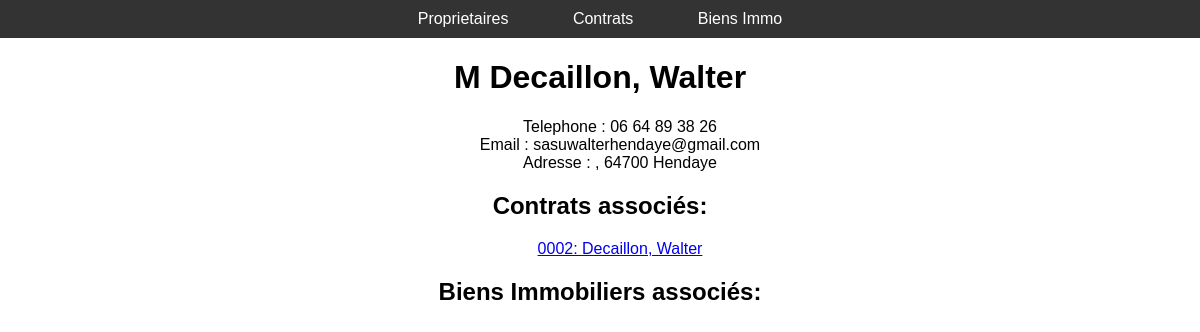
Page /detail-proprietaires/2/ on the earlier database version.
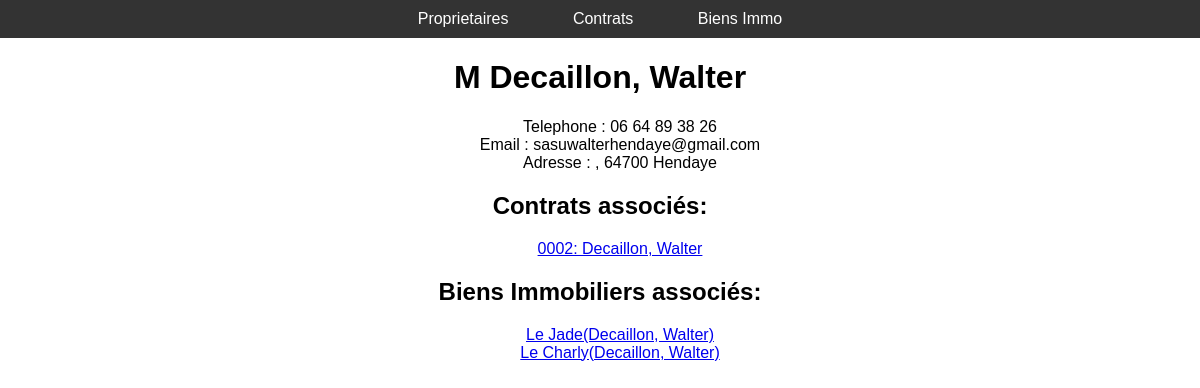
Same page on the later database version.
### copal_manager/models.py (models this page shows)
class Contrat(models.Model):
    def __str__(self):
        return self.numero_contrat + ": " + str(self.proprietaire)
    numero_contrat=models.CharField(max_length=5, blank = True)
    proprietaire = models.ForeignKey(Proprietaire, on_delete=models.CASCADE)
    date_debut = models.DateField()
    date_fin = models.DateField(null = True, blank = True)
    frais_gestion = models.DecimalField(max_digits=10, decimal_places=2)

class Proprietaire(models.Model):
    def __str__(self):
        return self.nom + ", " + self.prenom
    CHOICES = [('M', 'Monsieur'),('Mme', 'Madame')]
    civilite = models.CharField(max_length=4, choices=CHOICES, default="M")
    nom = models.CharField(max_length=50)
    prenom = models.CharField(max_length=50)
    telephone = models.CharField(max_length=20)
    email = models.EmailField()
    addresse = models.CharField(max_length=50)
    code_postal = models.CharField(max_length=10)
    ville = models.CharField(max_length=20)

class BienImmobilier(models.Model):
    def __str__(self):
        return self.nom + "(" + str(self.proprietaire) + ")"
    proprietaire = models.ForeignKey(Proprietaire, on_delete=models.CASCADE)
    nom = models.CharField(max_length=20)
    adresse = models.CharField(max_length=50)
    code_postal = models.CharField(max_length=10)
    ville = models.CharField(max_length=20)
    taille = models.DecimalField(max_digits=10, decimal_places=2)
    type_bien = models.CharField(max_length=50)

### copal_manager/views.py (the view)
# urls.py: path('detail-proprietaires/<int:proprietaire_id>/', views.detail_proprietaire, name = "detail-proprietaire"),
def detail_proprietaire(request, proprietaire_id):
    proprietaire = Proprietaire.objects.get(id=proprietaire_id)
    contrats = Contrat.objects.filter(proprietaire=proprietaire)
    biens_immobiliers = BienImmobilier.objects.filter(proprietaire=proprietaire)
    context = { 'proprietaire': proprietaire, 'contrats': contrats, 'biens_immobiliers': biens_immobiliers}
    return render(request, 'copal_manager/detail-proprietaire.html', context)

### copal_manager/templates/copal_manager/detail-proprietaire.html
{% extends 'copal_manager/base.html' %}
{% block content %}
<h1>{{ proprietaire.civilite }} {{ proprietaire.nom }}, {{ proprietaire.prenom }}</h1>
<ul>
  <li>Telephone : {{ proprietaire.telephone }}</li>
  <li>Email : {{ proprietaire.email }}</li>
  <li>Adresse : {{ proprietaire.adresse }}, {{ proprietaire.code_postal }} {{ proprietaire.ville }}</li>
</ul>
<h2>Contrats associés:</h2>
<ul>
{% for contrat in contrats %}
<li><a href="{% url 'detail-contrat' contrat.id %}">{{ contrat }}</a></li>
{% endfor %}
</ul>
<h2>Biens Immobiliers associés:</h2>
<ul>
{% for bien_immobilier in biens_immobiliers %}
<li><a href="{% url 'detail-bien-immobilier' bien_immobilier.id %}">{{ bien_immobilier }}</a></li>
{% endfor %}
</ul>
{% endblock %}

Differences in the rows shown:
added BienImmobilier: nom+proprietaire "Le Jade(Decaillon, Walter)"
added BienImmobilier: nom+proprietaire "Le Charly(Decaillon, Walter)"
